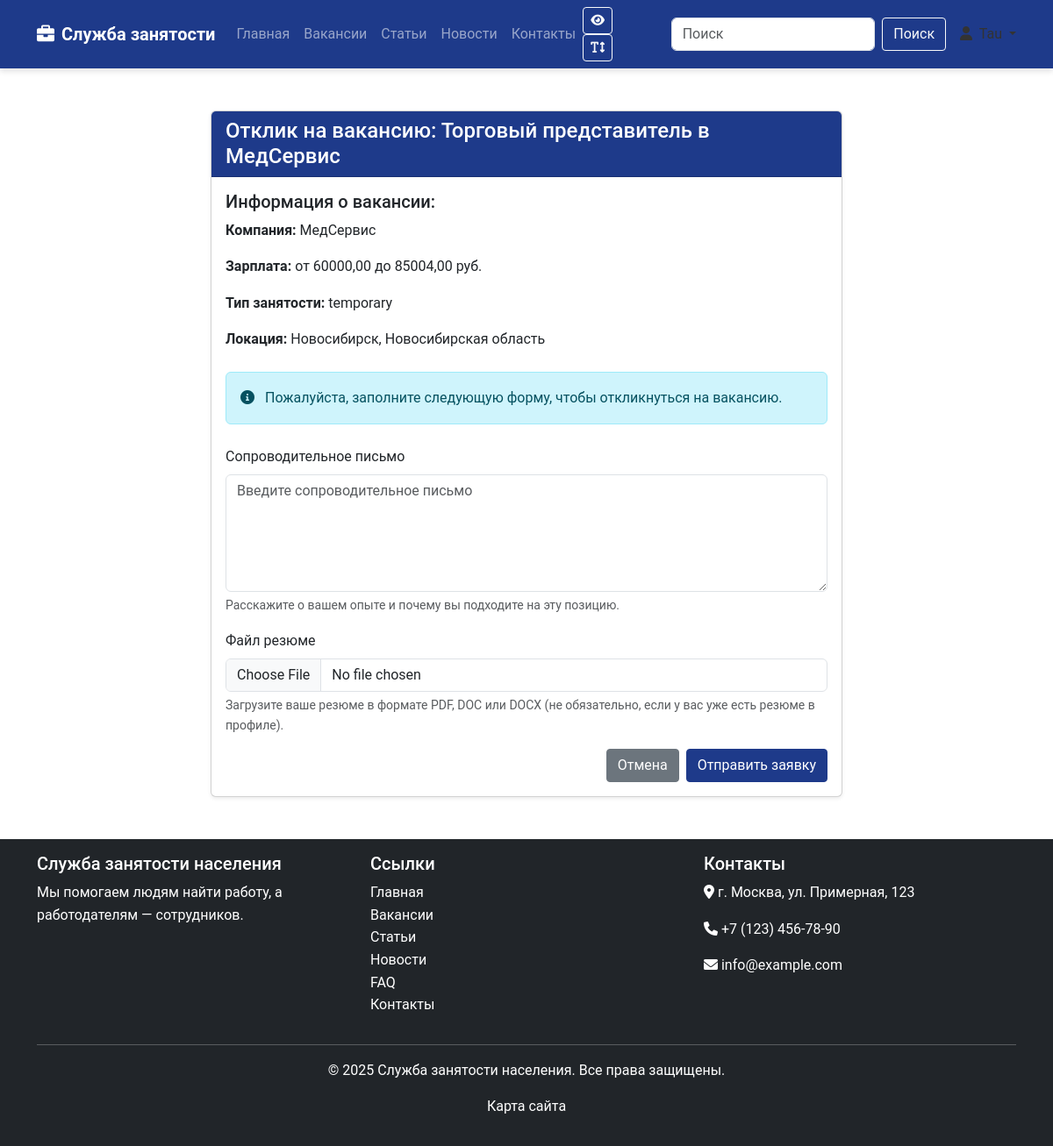
The app's page /jobs/vacancy/-8831/apply/ (signed in) with its own data.
### jobs/models.py (models this page shows, shortened)
class JobVacancy(models.Model):
    STATUS_CHOICES = (
        ('open', 'Открыта'),
        ('closed', 'Закрыта'),
        ('archived', 'В архиве'),
    )
    EMPLOYMENT_TYPE_CHOICES = (
        ('full_time', 'Полная занятость'),
        ('part_time', 'Частичная занятость'),
        ('contract', 'Контракт'),
        ('internship', 'Стажировка'),
        ('remote', 'Удаленная работа'),
    )
    EXPERIENCE_CHOICES = (
        ('no_experience', 'Без опыта'),
        ('1-3', '1-3 года'),
        ('3-5', '3-5 лет'),
        ('5+', 'Более 5 лет'),
    )
    title = models.CharField(max_length=255, verbose_name='Название вакансии')
    slug = models.SlugField(unique=True, verbose_name='URL')
    employer = models.ForeignKey(EmployerProfile, on_delete=models.CASCADE, related_name='vacancies', verbose_name='Работодатель')
    category = models.ForeignKey(Category, on_delete=models.CASCADE, related_name='vacancies', verbose_name='Категория')
    description = models.TextField(verbose_name='Описание вакансии')
    requirements = models.TextField(verbose_name='Требования')
    responsibilities = models.TextField(verbose_name='Обязанности')
    benefits = models.TextField(blank=True, null=True, verbose_name='Преимущества')
    salary_min = models.DecimalField(max_digits=10, decimal_places=2, blank=True, null=True, verbose_name='Минимальная зарплата')
    salary_max = models.DecimalField(max_digits=10, decimal_places=2, blank=True, null=True, verbose_name='Максимальная зарплата')
    location = models.ForeignKey(JobLocation, on_delete=models.SET_NULL, blank=True, null=True, related_name='vacancies', verbose_name='Местоположение')
    is_remote = models.BooleanField(default=False, verbose_name='Удаленная работа')
    status = models.CharField(max_length=20, choices=STATUS_CHOICES, default='open', verbose_name='Статус')
    employment_type = models.CharField(max_length=20, choices=EMPLOYMENT_TYPE_CHOICES, verbose_name='Тип занятости')
    experience_required = models.CharField(max_length=20, choices=EXPERIENCE_CHOICES, verbose_name='Требуемый опыт')
    skills = models.ManyToManyField(Skill, related_name='vacancies', blank=True, verbose_name='Навыки')
    created_at = models.DateTimeField(auto_now_add=True, verbose_name='Дата создания')
    updated_at = models.DateTimeField(auto_now=True, verbose_name='Дата обновления')
    class Meta:
        verbose_name = 'Вакансия'
        verbose_name_plural = 'Вакансии'
        ordering = ['-created_at']

class JobLocation(models.Model):
    city = models.CharField(max_length=100, verbose_name='Город')
    region = models.CharField(max_length=100, verbose_name='Регион')
    address = models.CharField(max_length=255, blank=True, null=True, verbose_name='Адрес')
    class Meta:
        verbose_name = 'Местоположение'
        verbose_name_plural = 'Местоположения'
        ordering = ['city', 'region']
        unique_together = ['city', 'region', 'address']
    def __str__(self):
        return f"{self.city}, {self.region}"

### users/models.py (models this page shows, shortened)
class EmployerProfile(models.Model):
    user = models.OneToOneField(User, on_delete=models.CASCADE, related_name='employer_profile')
    company_name = models.CharField(max_length=255, verbose_name='Название компании')
    company_logo = models.ImageField(upload_to='employers/', blank=True, null=True, verbose_name='Логотип компании')
    company_description = models.TextField(blank=True, null=True, verbose_name='Описание компании')
    company_website = models.URLField(blank=True, null=True, verbose_name='Веб-сайт компании')
    company_address = models.CharField(max_length=255, blank=True, null=True, verbose_name='Адрес компании')
    company_phone = models.CharField(max_length=20, blank=True, null=True, verbose_name='Телефон компании')
    company_email = models.EmailField(blank=True, null=True, verbose_name='Email компании')
    slug = models.SlugField(unique=True, blank=True, verbose_name='URL')
    created_at = models.DateTimeField(auto_now_add=True, verbose_name='Дата создания')
    updated_at = models.DateTimeField(auto_now=True, verbose_name='Дата обновления')
    class Meta:
        verbose_name = 'Профиль работодателя'
        verbose_name_plural = 'Профили работодателей'
        ordering = ['-created_at']

### jobs/views.py (the view, shortened to what this page needs)
# urls.py: path('vacancy/<slug:vacancy_slug>/apply/', views.JobApplicationCreateView.as_view(), name='apply'),
class JobApplicationCreateView(LoginRequiredMixin, CreateView):
    model = JobApplication
    form_class = JobApplicationForm
    template_name = 'jobs/application_form.html'
    def get_vacancy(self):
        return get_object_or_404(JobVacancy, slug=self.kwargs['vacancy_slug'])
    def get_context_data(self, **kwargs):
        context = super().get_context_data(**kwargs)
        context['vacancy'] = self.get_vacancy()
        return context

### jobs/forms.py
class JobApplicationForm(forms.ModelForm):
    cover_letter = forms.CharField(
        label='Сопроводительное письмо',
        widget=forms.Textarea(attrs={'class': 'form-control', 'placeholder': 'Введите сопроводительное письмо', 'rows': 5})
    )
    resume_file = forms.FileField(
        label='Файл резюме',
        required=False,
        widget=forms.FileInput(attrs={'class': 'form-control'})
    )
    class Meta:
        model = JobApplication
        fields = ['cover_letter', 'resume_file']

### templates/jobs/application_form.html (shortened to what this page needs)
{% extends 'base.html' %}
{% block content %}
<div class="container mt-4">
    <div class="row">
        <div class="col-lg-8 offset-lg-2">
            <div class="card shadow-sm mb-4">
                <div class="card-header bg-primary text-white">
                    <h4 class="mb-0">Отклик на вакансию: {{ vacancy.title }}</h4>
                </div>
                <div class="card-body">
                    <div class="mb-4">
                        <h5>Информация о вакансии:</h5>
                        <p><strong>Компания:</strong> {{ vacancy.employer.company_name }}</p>
                        <p><strong>Зарплата:</strong>
                            {% if vacancy.salary_min and vacancy.salary_max %}
                                от {{ vacancy.salary_min }} до {{ vacancy.salary_max }} руб.
                            {% elif vacancy.salary_min %}
                                от {{ vacancy.salary_min }} руб.
                            {% elif vacancy.salary_max %}
                                до {{ vacancy.salary_max }} руб.
                            {% else %}
                                Не указана
                            {% endif %}
                        </p>
                        <p><strong>Тип занятости:</strong> {{ vacancy.get_employment_type_display }}</p>
                        <p><strong>Локация:</strong>
                            {% if vacancy.is_remote %}
                                Удаленная работа
                            {% else %}
                                {{ vacancy.location }}
                            {% endif %}
                        </p>
                    </div>
                    <form method="post" enctype="multipart/form-data">
                        <div class="alert alert-info mb-4">
                            <i class="fas fa-info-circle me-2"></i> Пожалуйста, заполните следующую форму, чтобы откликнуться на вакансию.
                        </div>
                        <div class="mb-3">
                            <label for="{{ form.cover_letter.id_for_label }}" class="form-label">{{ form.cover_letter.label }}</label>
                            {{ form.cover_letter }}
                            <div class="form-text">Расскажите о вашем опыте и почему вы подходите на эту позицию.</div>
                        </div>
                        <div class="mb-3">
                            <label for="{{ form.resume_file.id_for_label }}" class="form-label">{{ form.resume_file.label }}</label>
                            {{ form.resume_file }}
                            <div class="form-text">Загрузите ваше резюме в формате PDF, DOC или DOCX (не обязательно, если у вас уже есть резюме в профиле).</div>
                        </div>
                        <div class="d-grid gap-2 d-flex justify-content-end">
                            <a href="{% url 'jobs:vacancy_detail' vacancy.slug %}" class="btn btn-secondary">Отмена</a>
                            <button type="submit" class="btn btn-primary">Отправить заявку</button>
                        </div>
                    </form>
                </div>
            </div>
        </div>
    </div>
</div>
{% endblock %}

### static/css/style.css (style rules this page uses)
body { font-family: 'Roboto', Arial, sans-serif; color: #333; line-height: 1.6; }
html, body { height: 100%; }
a { text-decoration: none; color: #1e3a8a; transition: color 0.3s; }
.btn { border-radius: 0.25rem; transition: all 0.3s; }
.btn-primary { background-color: #1e3a8a; border-color: #1e3a8a; }
.bg-primary { background-color: #1e3a8a !important; }

### records on screen
JobVacancy: title "Торговый представитель в МедСервис", employer.company_name "МедСервис", salary_min "60000,00", salary_max "85004,00", employment_type "temporary", location "Новосибирск, Новосибирская область"
